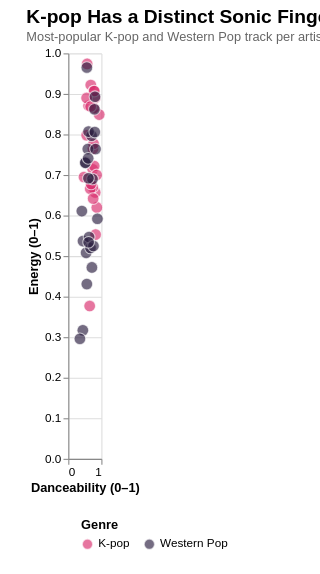

This figure's Vega-Lite source:
### Vega-Lite specification from a JSON file in a GitHub repository (floating-point values rounded to 4 significant figures)
{"title": {"text": "K-pop Has a Distinct Sonic Fingerprint", "subtitle": "Most-popular K-pop and Western Pop track per artist (top 25 artists each, Spotify Kaggle dataset).", "anchor": "start", "fontSize": 18, "subtitleFontSize": 12, "subtitleColor": "#666"}, "width": "container", "height": 380, "autosize": {"type": "fit-x", "contains": "padding"}, "config": {"view": {"stroke": null}, "axis": {"labelFontSize": 11, "titleFontSize": 12}, "legend": {"orient": "bottom", "titleFontSize": 12, "labelFontSize": 11, "padding": 12, "offset": 12, "columns": 0}}, "data": {"values": [{"track": "After LIKE", "artist": "IVE", "popularity": 88, "duration_s": 177.0, "danceability": 0.68, "energy": 0.922, "valence": 0.799, "acousticness": 0.103, "speechiness": 0.121, "tempo": 125.0, "genre": "K-pop"}, {"track": "Shut Down", "artist": "BLACKPINK", "popularity": 87, "duration_s": 175.9, "danceability": 0.813, "energy": 0.657, "valence": 0.651, "acousticness": 0.00269, "speechiness": 0.0372, "tempo": 110.1, "genre": "K-pop"}, {"track": "Talk that Talk", "artist": "TWICE", "popularity": 86, "duration_s": 177.5, "danceability": 0.772, "energy": 0.907, "valence": 0.783, "acousticness": 0.136, "speechiness": 0.124, "tempo": 120.0, "genre": "K-pop"}, {"track": "Dynamite", "artist": "BTS", "popularity": 85, "duration_s": 199.1, "danceability": 0.746, "energy": 0.765, "valence": 0.737, "acousticness": 0.0112, "speechiness": 0.0993, "tempo": 114.0, "genre": "K-pop"}, {"track": "Rush Hour (Feat. j-hope of BTS)", "artist": "Crush", "popularity": 83, "duration_s": 177.3, "danceability": 0.738, "energy": 0.714, "valence": 0.74, "acousticness": 0.157, "speechiness": 0.249, "tempo": 95.03, "genre": "K-pop"}, {"track": "FEARLESS", "artist": "LE SSERAFIM", "popularity": 83, "duration_s": 168.4, "danceability": 0.863, "energy": 0.62, "valence": 0.432, "acousticness": 0.0508, "speechiness": 0.135, "tempo": 104.0, "genre": "K-pop"}, {"track": "CASE 143", "artist": "Stray Kids", "popularity": 82, "duration_s": 192.0, "danceability": 0.812, "energy": 0.89, "valence": 0.69, "acousticness": 0.0961, "speechiness": 0.209, "tempo": 100.0, "genre": "K-pop"}, {"track": "DICE", "artist": "NMIXX", "popularity": 82, "duration_s": 165.7, "danceability": 0.556, "energy": 0.798, "valence": 0.628, "acousticness": 0.0848, "speechiness": 0.254, "tempo": 131.1, "genre": "K-pop"}, {"track": "HOT", "artist": "SEVENTEEN", "popularity": 80, "duration_s": 197.6, "danceability": 0.765, "energy": 0.777, "valence": 0.64, "acousticness": 0.0539, "speechiness": 0.0399, "tempo": 111.9, "genre": "K-pop"}, {"track": "FOREVER 1", "artist": "Girls' Generation", "popularity": 79, "duration_s": 202.5, "danceability": 0.615, "energy": 0.871, "valence": 0.297, "acousticness": 0.0427, "speechiness": 0.0516, "tempo": 123.9, "genre": "K-pop"}, {"track": "MONEY", "artist": "LISA", "popularity": 78, "duration_s": 168.2, "danceability": 0.826, "energy": 0.553, "valence": 0.4, "acousticness": 0.163, "speechiness": 0.234, "tempo": 140.0, "genre": "K-pop"}, {"track": "Polaroid Love", "artist": "ENHYPEN", "popularity": 78, "duration_s": 184.6, "danceability": 0.738, "energy": 0.67, "valence": 0.651, "acousticness": 0.458, "speechiness": 0.0439, "tempo": 138.1, "genre": "K-pop"}, {"track": "Good Boy Gone Bad", "artist": "TOMORROW X TOGETHER", "popularity": 78, "duration_s": 191.0, "danceability": 0.475, "energy": 0.695, "valence": 0.552, "acousticness": 0.0159, "speechiness": 0.102, "tempo": 100.0, "genre": "K-pop"}, {"track": "SNEAKERS", "artist": "ITZY", "popularity": 78, "duration_s": 179.5, "danceability": 0.935, "energy": 0.849, "valence": 0.551, "acousticness": 0.0192, "speechiness": 0.0779, "tempo": 120.0, "genre": "K-pop"}, {"track": "New thing (Prod. ZICO) (Feat. Homies)", "artist": "ZICO", "popularity": 78, "duration_s": 147.4, "danceability": 0.775, "energy": 0.865, "valence": 0.663, "acousticness": 0.0453, "speechiness": 0.307, "tempo": 175.1, "genre": "K-pop"}, {"track": "Girls", "artist": "aespa", "popularity": 78, "duration_s": 240.4, "danceability": 0.57, "energy": 0.974, "valence": 0.65, "acousticness": 0.115, "speechiness": 0.325, "tempo": 172.0, "genre": "K-pop"}, {"track": "MORE", "artist": "j-hope", "popularity": 77, "duration_s": 180.0, "danceability": 0.783, "energy": 0.722, "valence": 0.306, "acousticness": 0.00537, "speechiness": 0.0357, "tempo": 97.03, "genre": "K-pop"}, {"track": "Psycho", "artist": "Red Velvet", "popularity": 75, "duration_s": 210.6, "danceability": 0.664, "energy": 0.666, "valence": 0.405, "acousticness": 0.193, "speechiness": 0.0446, "tempo": 140.0, "genre": "K-pop"}, {"track": "Love Shot", "artist": "EXO", "popularity": 74, "duration_s": 200.3, "danceability": 0.689, "energy": 0.678, "valence": 0.335, "acousticness": 0.0702, "speechiness": 0.119, "tempo": 145.9, "genre": "K-pop"}, {"track": "WA DA DA", "artist": "Kep1er", "popularity": 74, "duration_s": 183.7, "danceability": 0.785, "energy": 0.907, "valence": 0.685, "acousticness": 0.00122, "speechiness": 0.0938, "tempo": 126.0, "genre": "K-pop"}, {"track": "Guerrilla", "artist": "ATEEZ", "popularity": 74, "duration_s": 207.9, "danceability": 0.555, "energy": 0.89, "valence": 0.581, "acousticness": 0.00399, "speechiness": 0.132, "tempo": 182.0, "genre": "K-pop"}, {"track": "SOLO", "artist": "JENNIE", "popularity": 73, "duration_s": 169.6, "danceability": 0.752, "energy": 0.642, "valence": 0.388, "acousticness": 0.0861, "speechiness": 0.0869, "tempo": 95.04, "genre": "K-pop"}, {"track": "eight(Prod.&Feat. SUGA of BTS)", "artist": "IU", "popularity": 73, "duration_s": 167.6, "danceability": 0.676, "energy": 0.869, "valence": 0.594, "acousticness": 0.115, "speechiness": 0.0423, "tempo": 120.0, "genre": "K-pop"}, {"track": "Beatbox", "artist": "NCT DREAM", "popularity": 73, "duration_s": 205.1, "danceability": 0.857, "energy": 0.7, "valence": 0.773, "acousticness": 0.0411, "speechiness": 0.074, "tempo": 94.0, "genre": "K-pop"}, {"track": "Gone", "artist": "ROSÉ", "popularity": 72, "duration_s": 207.2, "danceability": 0.647, "energy": 0.377, "valence": 0.653, "acousticness": 0.594, "speechiness": 0.0375, "tempo": 79.94, "genre": "K-pop"}, {"track": "Unholy (feat. Kim Petras)", "artist": "Sam Smith", "popularity": 100, "duration_s": 156.9, "danceability": 0.714, "energy": 0.472, "valence": 0.238, "acousticness": 0.013, "speechiness": 0.0864, "tempo": 131.1, "genre": "Western Pop"}, {"track": "I'm Good (Blue)", "artist": "David Guetta", "popularity": 98, "duration_s": 175.2, "danceability": 0.561, "energy": 0.965, "valence": 0.304, "acousticness": 0.00383, "speechiness": 0.0343, "tempo": 128.0, "genre": "Western Pop"}, {"track": "Under The Influence", "artist": "Chris Brown", "popularity": 96, "duration_s": 184.6, "danceability": 0.733, "energy": 0.69, "valence": 0.31, "acousticness": 0.0635, "speechiness": 0.0427, "tempo": 117.0, "genre": "Western Pop"}, {"track": "I Ain't Worried", "artist": "OneRepublic", "popularity": 96, "duration_s": 148.5, "danceability": 0.704, "energy": 0.797, "valence": 0.825, "acousticness": 0.0826, "speechiness": 0.0475, "tempo": 140.0, "genre": "Western Pop"}, {"track": "As It Was", "artist": "Harry Styles", "popularity": 95, "duration_s": 167.3, "danceability": 0.52, "energy": 0.731, "valence": 0.662, "acousticness": 0.342, "speechiness": 0.0557, "tempo": 173.9, "genre": "Western Pop"}, {"track": "Glimpse of Us", "artist": "Joji", "popularity": 94, "duration_s": 233.5, "danceability": 0.44, "energy": 0.317, "valence": 0.268, "acousticness": 0.891, "speechiness": 0.0531, "tempo": 169.9, "genre": "Western Pop"}, {"track": "Sweater Weather", "artist": "The Neighbourhood", "popularity": 93, "duration_s": 240.4, "danceability": 0.612, "energy": 0.807, "valence": 0.398, "acousticness": 0.0495, "speechiness": 0.0336, "tempo": 124.1, "genre": "Western Pop"}, {"track": "Another Love", "artist": "Tom Odell", "popularity": 93, "duration_s": 244.4, "danceability": 0.445, "energy": 0.537, "valence": 0.131, "acousticness": 0.695, "speechiness": 0.04, "tempo": 122.8, "genre": "Western Pop"}, {"track": "Left and Right (Feat. Jung Kook of BTS)", "artist": "Charlie Puth", "popularity": 92, "duration_s": 154.5, "danceability": 0.881, "energy": 0.592, "valence": 0.719, "acousticness": 0.619, "speechiness": 0.0324, "tempo": 101.1, "genre": "Western Pop"}, {"track": "Calm Down (with Selena Gomez)", "artist": "Rema", "popularity": 92, "duration_s": 239.3, "danceability": 0.801, "energy": 0.806, "valence": 0.802, "acousticness": 0.382, "speechiness": 0.0381, "tempo": 107.0, "genre": "Western Pop"}, {"track": "Blinding Lights", "artist": "The Weeknd", "popularity": 91, "duration_s": 200.0, "danceability": 0.514, "energy": 0.73, "valence": 0.334, "acousticness": 0.00146, "speechiness": 0.0598, "tempo": 171.0, "genre": "Western Pop"}, {"track": "MIDDLE OF THE NIGHT", "artist": "Elley Duhé", "popularity": 90, "duration_s": 184.4, "danceability": 0.41, "energy": 0.611, "valence": 0.0899, "acousticness": 0.0228, "speechiness": 0.0467, "tempo": 185.7, "genre": "Western Pop"}, {"track": "Dandelions", "artist": "Ruth B.", "popularity": 90, "duration_s": 233.7, "danceability": 0.609, "energy": 0.692, "valence": 0.454, "acousticness": 0.0157, "speechiness": 0.0259, "tempo": 117.0, "genre": "Western Pop"}, {"track": "Until I Found You", "artist": "Stephen Sanchez", "popularity": 90, "duration_s": 177.7, "danceability": 0.539, "energy": 0.508, "valence": 0.227, "acousticness": 0.727, "speechiness": 0.0288, "tempo": 101.4, "genre": "Western Pop"}, {"track": "Running Up That Hill (A Deal With God)", "artist": "Kate Bush", "popularity": 90, "duration_s": 298.9, "danceability": 0.629, "energy": 0.547, "valence": 0.197, "acousticness": 0.72, "speechiness": 0.055, "tempo": 108.4, "genre": "Western Pop"}, {"track": "lovely (with Khalid)", "artist": "Billie Eilish", "popularity": 89, "duration_s": 200.2, "danceability": 0.351, "energy": 0.296, "valence": 0.12, "acousticness": 0.934, "speechiness": 0.0333, "tempo": 115.3, "genre": "Western Pop"}, {"track": "STAY (with Justin Bieber)", "artist": "The Kid LAROI", "popularity": 89, "duration_s": 141.8, "danceability": 0.591, "energy": 0.764, "valence": 0.478, "acousticness": 0.0383, "speechiness": 0.0483, "tempo": 169.9, "genre": "Western Pop"}, {"track": "One Kiss (with Dua Lipa)", "artist": "Calvin Harris", "popularity": 89, "duration_s": 214.8, "danceability": 0.791, "energy": 0.862, "valence": 0.592, "acousticness": 0.037, "speechiness": 0.11, "tempo": 124.0, "genre": "Western Pop"}, {"track": "Night Changes", "artist": "One Direction", "popularity": 88, "duration_s": 226.6, "danceability": 0.672, "energy": 0.52, "valence": 0.37, "acousticness": 0.859, "speechiness": 0.0353, "tempo": 120.0, "genre": "Western Pop"}, {"track": "Ghost", "artist": "Justin Bieber", "popularity": 88, "duration_s": 153.2, "danceability": 0.601, "energy": 0.741, "valence": 0.441, "acousticness": 0.185, "speechiness": 0.0478, "tempo": 154.0, "genre": "Western Pop"}, {"track": "Woman", "artist": "Doja Cat", "popularity": 88, "duration_s": 172.6, "danceability": 0.824, "energy": 0.764, "valence": 0.881, "acousticness": 0.0888, "speechiness": 0.0854, "tempo": 108.0, "genre": "Western Pop"}, {"track": "Heat Waves", "artist": "Glass Animals", "popularity": 88, "duration_s": 238.8, "danceability": 0.761, "energy": 0.525, "valence": 0.531, "acousticness": 0.44, "speechiness": 0.0944, "tempo": 80.87, "genre": "Western Pop"}, {"track": "Bad Habits", "artist": "Ed Sheeran", "popularity": 88, "duration_s": 230.7, "danceability": 0.807, "energy": 0.893, "valence": 0.537, "acousticness": 0.0451, "speechiness": 0.0347, "tempo": 126.0, "genre": "Western Pop"}, {"track": "drivers license", "artist": "Olivia Rodrigo", "popularity": 88, "duration_s": 242.0, "danceability": 0.561, "energy": 0.431, "valence": 0.137, "acousticness": 0.768, "speechiness": 0.0578, "tempo": 143.9, "genre": "Western Pop"}, {"track": "Don’t Blame Me", "artist": "Taylor Swift", "popularity": 88, "duration_s": 236.4, "danceability": 0.615, "energy": 0.534, "valence": 0.193, "acousticness": 0.106, "speechiness": 0.0386, "tempo": 135.9, "genre": "Western Pop"}]}, "mark": {"type": "circle", "size": 120, "opacity": 0.65, "stroke": "white", "strokeWidth": 1}, "encoding": {"x": {"field": "danceability", "type": "quantitative", "title": "Danceability (0–1)", "scale": {"domain": [0, 1]}}, "y": {"field": "energy", "type": "quantitative", "title": "Energy (0–1)", "scale": {"domain": [0, 1]}}, "color": {"field": "genre", "type": "nominal", "title": "Genre", "scale": {"domain": ["K-pop", "Western Pop"], "range": ["#d92b6c", "#2a1d3f"]}, "legend": {"orient": "bottom"}}, "tooltip": [{"field": "track", "title": "Track"}, {"field": "artist", "title": "Artist"}, {"field": "genre", "title": "Genre"}, {"field": "danceability", "title": "Danceability", "format": ".2f"}, {"field": "energy", "title": "Energy", "format": ".2f"}]}, "$schema": "https://vega.github.io/schema/vega-lite/v5.json", "padding": {"left": 24, "right": 24, "top": 8, "bottom": 8}}
